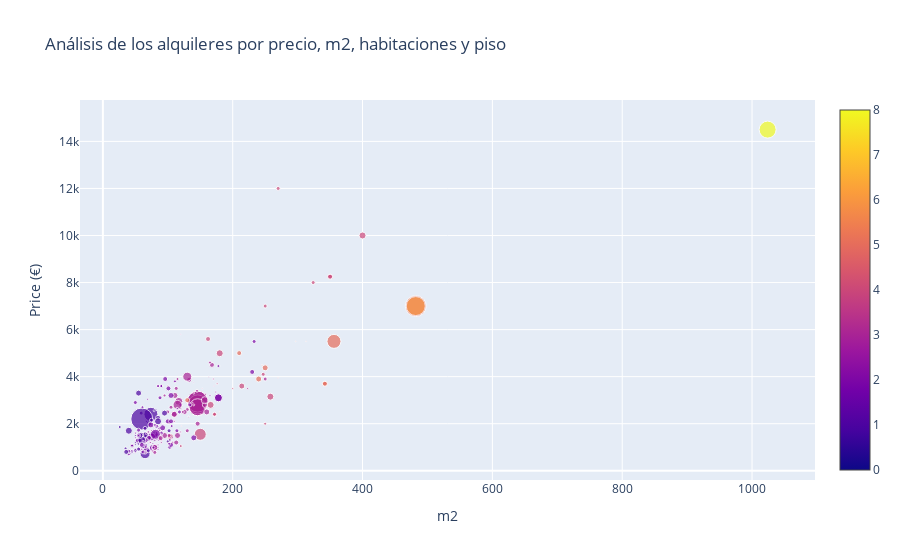

Here is the notebook cell this chart was saved with:
### Code cell
# data preparation

floor = [int(m) for m in df_idealista[df_idealista["Floor"].notna()]["Floor"]]

data = [
    {
        'x': df_idealista['m2'],
        'y': df_idealista['Price'],
        'mode': 'markers',
        'marker': {
            'color': df_idealista['Room'],
            'size': floor,
            'showscale': True
        },
        'text': df_idealista['Direction'],
    }
]

layout = go.Layout(
    title="Análisis de los alquileres por precio, m2, habitaciones y piso",
        xaxis=dict(
        title="m2"
    ),
    yaxis=dict(
        title="Price (€)"
    ) 
)


iplot({'data':data, 'layout': layout})

### Figure 1 — Plotly figure (JSON) as saved in the notebook; plotly's stock layout.template omitted (floating-point values rounded to 4 significant figures; data arrays with more than 128 entries replaced by an {"elided": "..."} marker saying what was removed)
{"data": [{"marker": {"color": {"elided": "382 int values"}, "showscale": true, "size": {"elided": "382 int values"}}, "mode": "markers", "text": {"elided": "382 str values"}, "type": "scatter", "x": {"elided": "382 int values"}, "y": {"elided": "382 int values"}}], "layout": {"title": {"text": "Análisis de los alquileres por precio, m2, habitaciones y piso"}, "xaxis": {"title": {"text": "m2"}}, "yaxis": {"title": {"text": "Price (€)"}}}}
